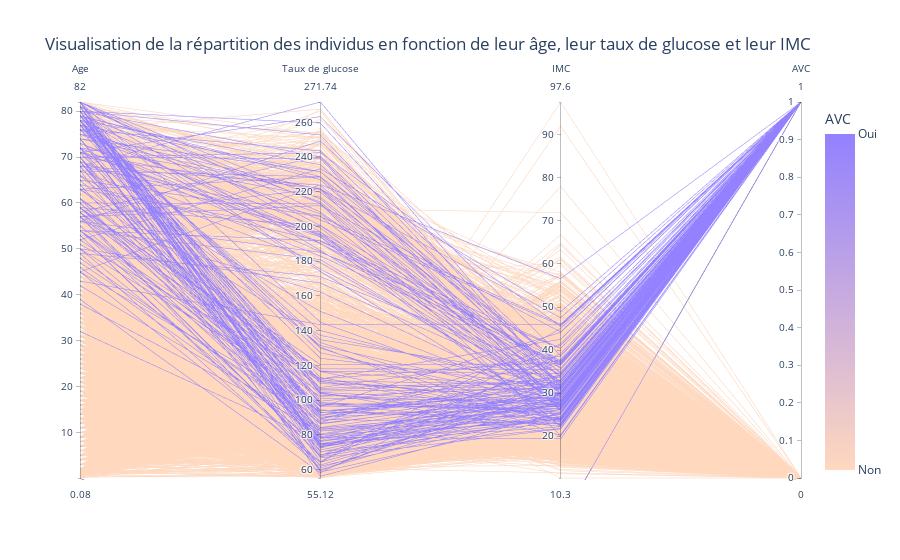

The notebook cell saved with this chart:
### Markdown cell above
Modèle statique :

### Code cell
df_copy = df.copy()
df_copy = df_copy.dropna(subset=['bmi'])
df_new = df_copy.drop(columns=['id','gender','hypertension','heart_disease', 'ever_married', 'work_type', 'Residence_type', 'smoking_status'])
fig = px.parallel_coordinates(df_new, color="stroke", title='Visualisation de la répartition des individus en fonction de leur âge, leur taux de glucose et leur IMC', color_continuous_scale=["#FFD8BE","#9381FF"], labels={"age": "Age", "avg_glucose_level": "Taux de glucose", "bmi": "IMC", "stroke": "AVC"})
fig.update_layout(
    coloraxis_colorbar=dict(
        title="AVC",
        tickvals=[0, 1],
        ticktext=["Non", "Oui"],
    )
)

fig.show()

### Figure 1 — Plotly figure (JSON) as saved in the notebook; plotly's stock layout.template omitted (floating-point values rounded to 4 significant figures; data arrays with more than 128 entries replaced by an {"elided": "..."} marker saying what was removed)
{"data": [{"dimensions": [{"label": "Age", "values": {"elided": "5101 float values"}}, {"label": "Taux de glucose", "values": {"elided": "5101 float values"}}, {"label": "IMC", "values": {"elided": "5101 float values"}}, {"label": "AVC", "values": {"elided": "5101 float values"}}], "domain": {"x": [0.0, 1.0], "y": [0.0, 1.0]}, "line": {"color": {"elided": "5101 float values"}, "coloraxis": "coloraxis"}, "name": "", "type": "parcoords"}], "layout": {"coloraxis": {"colorbar": {"title": {"text": "AVC"}, "tickvals": [0, 1], "ticktext": ["Non", "Oui"]}, "colorscale": [[0.0, "#FFD8BE"], [1.0, "#9381FF"]]}, "legend": {"tracegroupgap": 0}, "title": {"text": "Visualisation de la répartition des individus en fonction de leur âge, leur taux de glucose et leur IMC"}}}
